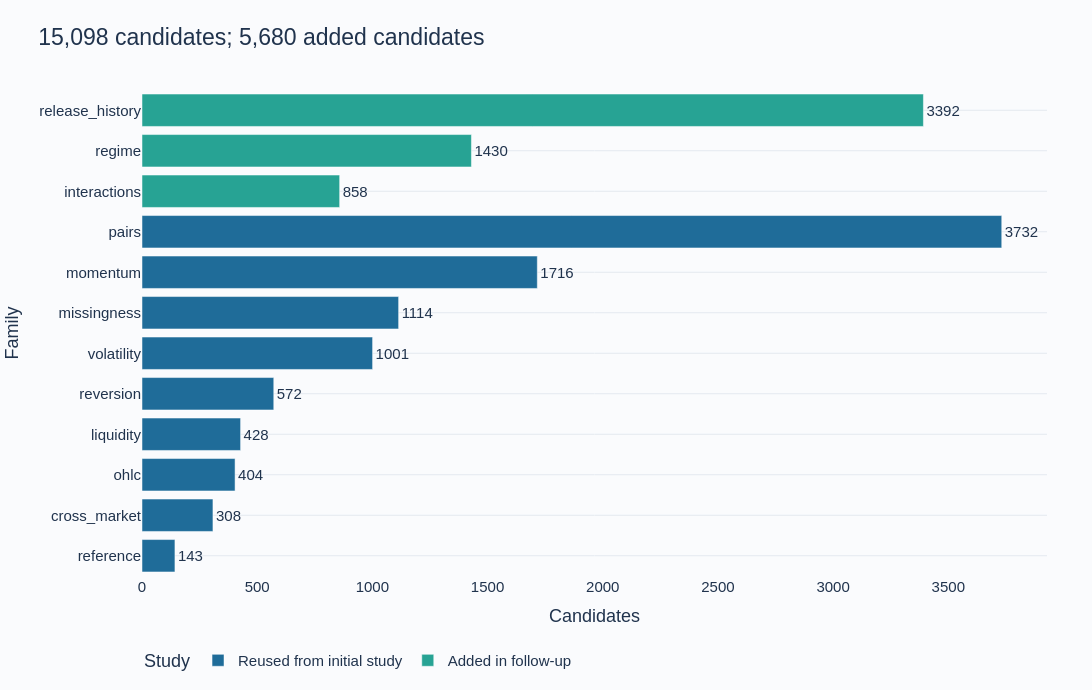

Write notebook code for a chart like this one.
### Markdown cell above
## Search broadly, route candidates to the prediction

The original nine families cover returns, momentum, volatility, reversion, liquidity, OHLC, missingness, market relationships, and target-pair spreads. Three added families test longer risk regimes, interactions, and released-label history.

Regimes include 126/252-date trends, risk ratios, tail shape, drawdown, autocorrelation, and trailing percentiles. Interactions combine momentum with volatility, relative returns, and reversion. Historical labels are shifted by exactly horizon + 1 before expanding, rolling, or exponential aggregation. Future-value mutation tests cover every new family.

### Code cell
counts = pd.Series(study["family_counts"]).sort_values().rename_axis("Family").reset_index(name="Candidates")
counts["Study"] = np.where(counts.Family.isin(["regime", "interactions", "release_history"]), "Added in follow-up", "Reused from initial study")
fig = px.bar(counts, x="Candidates", y="Family", color="Study", orientation="h", text="Candidates",
             color_discrete_map={"Reused from initial study": "#1F6C99", "Added in follow-up": "#27A394"},
             title=f"{study['candidate_count']:,} candidates; {study['new_candidate_count']:,} added candidates")
fig.update_traces(textposition="outside")
fig.update_layout(legend={"orientation": "h", "y": -0.14})
show_figure(fig, root, "feature_families", 690)

### Figure 1 — Plotly figure (JSON) as saved in the notebook; plotly's stock layout.template omitted (floating-point values rounded to 4 significant figures)
{"data": [{"hovertemplate": "Study=Reused from initial study<br>Candidates=%{text}<br>Family=%{y}<extra></extra>", "legendgroup": "Reused from initial study", "marker": {"color": "#1F6C99", "pattern": {"shape": ""}}, "name": "Reused from initial study", "orientation": "h", "showlegend": true, "text": [143.0, 308.0, 404.0, 428.0, 572.0, 1001.0, 1114.0, 1716.0, 3732.0], "textposition": "outside", "type": "bar", "x": [143, 308, 404, 428, 572, 1001, 1114, 1716, 3732], "xaxis": "x", "y": ["reference", "cross_market", "ohlc", "liquidity", "reversion", "volatility", "missingness", "momentum", "pairs"], "yaxis": "y"}, {"hovertemplate": "Study=Added in follow-up<br>Candidates=%{text}<br>Family=%{y}<extra></extra>", "legendgroup": "Added in follow-up", "marker": {"color": "#27A394", "pattern": {"shape": ""}}, "name": "Added in follow-up", "orientation": "h", "showlegend": true, "text": [858.0, 1430.0, 3392.0], "textposition": "outside", "type": "bar", "x": [858, 1430, 3392], "xaxis": "x", "y": ["interactions", "regime", "release_history"], "yaxis": "y"}], "layout": {"barmode": "relative", "colorway": ["#1F6C99", "#27A394", "#EDAF43", "#D76C64", "#8070A6"], "font": {"color": "#20334D", "family": "Arial", "size": 15}, "height": 690, "legend": {"orientation": "h", "title": {"text": "Study"}, "tracegroupgap": 0, "y": -0.14}, "margin": {"b": 80, "l": 85, "r": 45, "t": 90}, "paper_bgcolor": "#FAFBFD", "plot_bgcolor": "#FAFBFD", "title": {"font": {"size": 23}, "text": "15,098 candidates; 5,680 added candidates", "x": 0.035}, "width": 1120, "xaxis": {"anchor": "y", "domain": [0.0, 1.0], "showgrid": false, "title": {"text": "Candidates"}, "zeroline": false}, "yaxis": {"anchor": "x", "domain": [0.0, 1.0], "gridcolor": "#E3E9F0", "title": {"text": "Family"}, "zerolinecolor": "#9EAFBF"}}}
